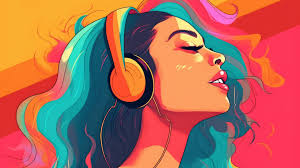
#> input picture assets/Picture1.jpeg, 300 x 168 px, given in place of the camera
$ python 'Detect colour.py'
#> lines starting #> are read from the running program, lines starting #| are printed output that depends on the picture; after the words box and inside, x2 and y2 are one past the last pixel; in counts of white or black regions, pixels touching at a corner belong together
import numpy as np
import cv2

#Capturing using webcam but video file is possiblt cv2.VideoCapture('Video file name')
cap = cv2.VideoCapture(0) #0 is one of the camers, 1 is 2 camers, 2 is 3 cameras, etc.

while True: #loop infinitely
    ret , frame = cap.read() #ret: if camera actually works, cap.read(): output Frame arrays
#> frame is the input picture: shape (168, 300, 3); mean B, G, R 88.8, 104.8, 174.6

    #Get width & height of image
    width = int(cap.get(3)) #3 = width of img
    height = int(cap.get(4)) #4 = height of img

    hsv = cv2.cvtColor(frame, cv2.COLOR_BGR2HSV)    #Convert frame BGR colour to HSV values
#> hsv: shape (168, 300, 3); mean H, S, V 83.3, 185.1, 202.8
    #Colour we want to pick
    lower_blue = np.array([90,50,50])
    upper_blue = np.array([130,255,255])

    mask = cv2.inRange(hsv, lower_blue, upper_blue) #Return a new image with only the lower & upper blues (or colours specified) existing
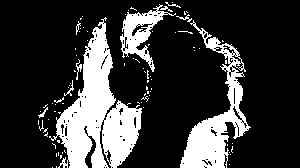
#> mask: shape (168, 300); 21.8% white; 86 white regions (75 under 20 px), largest, box (x1, y1, x2, y2) and area: (49, 17, 142, 168) 6079, (180, 20, 251, 168) 3199, (120, 4, 176, 72) 1186

    #Apply mask to original image
    result = cv2.bitwise_and(frame, frame, mask=mask)   #Takes a src img and another image, then blend them tgt using mask
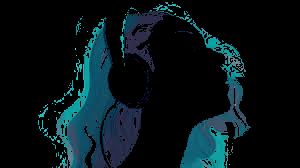
#> result: shape (168, 300, 3); mean B, G, R 24.2, 20, 6.3

    #Display video
    cv2.imshow('frame', result)

    if cv2.waitKey(1) == ord('q'): #.waitkey(1) = 1fps. Else, if a key is pressed (e.g. q), ASCII of q is taken and if it matches in if condition, stop window
#> (key q is pressed here)
        break

cap.release()   #Release camera for other uses if needed
cv2.destroyAllWindows
